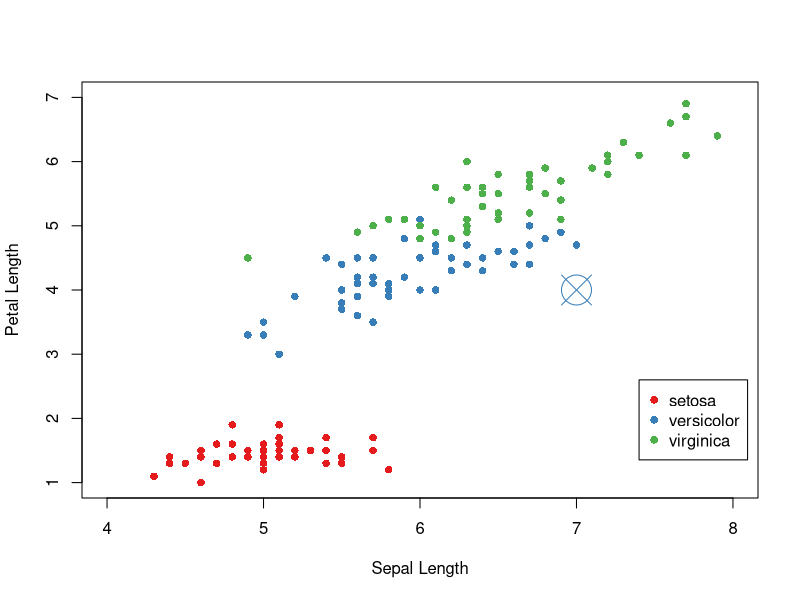

The R script that drew this image: (Note: this script raises an error after producing the figure.)
## ---- chunk 1
sample.sepal.length = 7
sample.petal.length = 4

library(e1071)
library(randomForest)
library(RColorBrewer)

# Original data
x   <- iris$Sepal.Length
y   <- iris$Petal.Length
col <- iris$Species
            
# Colors
palette(brewer.pal(5, "Set1"))
            
# Plot the original points
plot(x = x, y = y, col = col, pch = 16, 
    xlab = "Sepal Length", ylab = "Petal Length", 
    xlim = c(4,8), ylim = c(1,7))
legend(7.4, 2.6, legend = unique(col), pch = 16, 
       col = 1:length(col))

# Prediction
formula <- Species ~ Sepal.Length + Petal.Length
svm_model <- svm(formula, data = iris)
prediction <- predict(svm_model, 
                      newdata = data.frame(Sepal.Length = sample.sepal.length, 
                                           Petal.Length = sample.petal.length))
points(sample.sepal.length, sample.petal.length, 
       pch = 13, col = prediction, cex = 4)
## ---- chunk 2
knitr::include_graphics("./screenshot.png")
